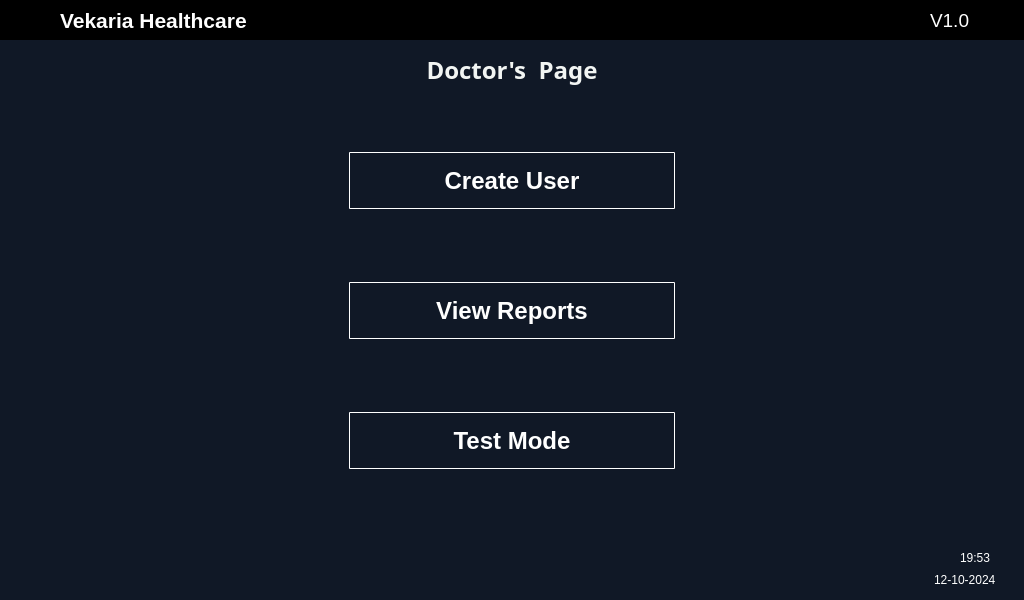
<?xml version="1.0" encoding="UTF-8"?>
<ui version="4.0">
 <class>Form</class>
 <widget class="QWidget" name="Form">
  <property name="geometry">
   <rect>
    <x>0</x>
    <y>0</y>
    <width>1024</width>
    <height>600</height>
   </rect>
  </property>
  <property name="windowTitle">
   <string>Form</string>
  </property>
  <property name="styleSheet">
   <string notr="true">background-color:#101826;</string>
  </property>
  <widget class="QFrame" name="frame">
   <property name="geometry">
    <rect>
     <x>0</x>
     <y>0</y>
     <width>1024</width>
     <height>40</height>
    </rect>
   </property>
   <property name="styleSheet">
    <string notr="true">background-color:black;</string>
   </property>
   <property name="frameShape">
    <enum>QFrame::StyledPanel</enum>
   </property>
   <property name="frameShadow">
    <enum>QFrame::Raised</enum>
   </property>
   <widget class="QLabel" name="label_2">
    <property name="geometry">
     <rect>
      <x>60</x>
      <y>0</y>
      <width>281</width>
      <height>41</height>
     </rect>
    </property>
    <property name="font">
     <font>
      <family>Helvetica Neue</family>
      <pointsize>16</pointsize>
      <weight>75</weight>
      <bold>true</bold>
     </font>
    </property>
    <property name="styleSheet">
     <string notr="true">color:white;</string>
    </property>
    <property name="text">
     <string>Vekaria Healthcare</string>
    </property>
   </widget>
   <widget class="QLabel" name="label_3">
    <property name="geometry">
     <rect>
      <x>930</x>
      <y>0</y>
      <width>71</width>
      <height>41</height>
     </rect>
    </property>
    <property name="font">
     <font>
      <family>Helvetica Neue</family>
      <pointsize>14</pointsize>
      <weight>50</weight>
      <bold>false</bold>
     </font>
    </property>
    <property name="styleSheet">
     <string notr="true">color:white;</string>
    </property>
    <property name="text">
     <string>V1.0</string>
    </property>
   </widget>
   <widget class="QLabel" name="label_9">
    <property name="geometry">
     <rect>
      <x>5</x>
      <y>8</y>
      <width>44</width>
      <height>23</height>
     </rect>
    </property>
    <property name="font">
     <font>
      <family>Times New Roman</family>
      <pointsize>20</pointsize>
      <weight>75</weight>
      <bold>true</bold>
     </font>
    </property>
    <property name="text">
     <string/>
    </property>
    <property name="pixmap">
     <pixmap resource="icons/vekarialogo.qrc">:/newPrefix/Vekaria Healthcare Logo/VHC Logo.png</pixmap>
    </property>
    <property name="scaledContents">
     <bool>true</bool>
    </property>
   </widget>
   <widget class="QLabel" name="wifiIcon">
    <property name="geometry">
     <rect>
      <x>860</x>
      <y>0</y>
      <width>51</width>
      <height>41</height>
     </rect>
    </property>
    <property name="styleSheet">
     <string notr="true">color:white;</string>
    </property>
    <property name="text">
     <string/>
    </property>
    <property name="pixmap">
     <pixmap resource="../Wifi/wifi.qrc">:/wifilogo/wifi.png</pixmap>
    </property>
    <property name="scaledContents">
     <bool>true</bool>
    </property>
   </widget>
   <widget class="QLabel" name="label_10">
    <property name="geometry">
     <rect>
      <x>870</x>
      <y>4</y>
      <width>41</width>
      <height>31</height>
     </rect>
    </property>
    <property name="font">
     <font>
      <family>Times New Roman</family>
      <pointsize>20</pointsize>
      <weight>75</weight>
      <bold>true</bold>
     </font>
    </property>
    <property name="text">
     <string/>
    </property>
    <property name="pixmap">
     <pixmap>icons/logo12.png</pixmap>
    </property>
    <property name="scaledContents">
     <bool>true</bool>
    </property>
   </widget>
  </widget>
  <widget class="QLabel" name="label_4">
   <property name="geometry">
    <rect>
     <x>0</x>
     <y>50</y>
     <width>1024</width>
     <height>40</height>
    </rect>
   </property>
   <property name="font">
    <font>
     <family>Helvetica Rounded</family>
     <pointsize>18</pointsize>
     <weight>75</weight>
     <bold>true</bold>
    </font>
   </property>
   <property name="layoutDirection">
    <enum>Qt::LeftToRight</enum>
   </property>
   <property name="styleSheet">
    <string notr="true">QFrame{
background:none;
color:#f2f5f3;
}</string>
   </property>
   <property name="text">
    <string>Doctor's  Page</string>
   </property>
   <property name="alignment">
    <set>Qt::AlignCenter</set>
   </property>
  </widget>
  <widget class="QLabel" name="label">
   <property name="geometry">
    <rect>
     <x>960</x>
     <y>550</y>
     <width>55</width>
     <height>16</height>
    </rect>
   </property>
   <property name="font">
    <font>
     <family>Helvetica Neue</family>
    </font>
   </property>
   <property name="styleSheet">
    <string notr="true">color:white;</string>
   </property>
   <property name="text">
    <string>19:53</string>
   </property>
  </widget>
  <widget class="QLabel" name="label_5">
   <property name="geometry">
    <rect>
     <x>934</x>
     <y>570</y>
     <width>71</width>
     <height>20</height>
    </rect>
   </property>
   <property name="font">
    <font>
     <family>Helvetica Neue</family>
    </font>
   </property>
   <property name="styleSheet">
    <string notr="true">color:white;</string>
   </property>
   <property name="text">
    <string>12-10-2024</string>
   </property>
  </widget>
  <widget class="QPushButton" name="pushButton">
   <property name="geometry">
    <rect>
     <x>347</x>
     <y>150</y>
     <width>330</width>
     <height>61</height>
    </rect>
   </property>
   <property name="font">
    <font>
     <pointsize>-1</pointsize>
     <weight>75</weight>
     <bold>true</bold>
    </font>
   </property>
   <property name="styleSheet">
    <string notr="true">
    QPushButton {
        background-color: transparent;
        color: white;
        border: 1px solid white;
        padding: 10px 20px;
        font-size: 24px;
        border-radius: 1px;
        font-weight: bold;
        transition: all 0.3s;
        margin: 2px;
        /* Add subtle initial shadow */
        border-bottom: 1px solid white;
        border-right: 1px solid white;
    }
    
    QPushButton:hover {
        background-color: rgba(33, 150, 243, 0.1);
        border: 2px solid #64B5F6;
        color: #64B5F6;
        /* Enhanced hover effect */
        border-bottom: 4px solid #42A5F5;
        border-right: 3px solid #42A5F5;
        margin: 2px;
    }
    
    QPushButton:pressed {
        background-color: rgba(33, 150, 243, 0.2);
        border: 2px solid #1976D2;
        /* Create pressed effect */
        border-bottom: 2px solid #1976D2;
        border-right: 2px solid #1976D2;
        margin-top: 4px;
        margin-left: 2px;
        padding-top: 11px;
        padding-left: 21px;
    }
    
    QPushButton:disabled {
        background-color: transparent;
        color: #B0B0B0;
        border: 2px solid #B0B0B0;
        border-bottom: 4px solid #909090;
        border-right: 3px solid #909090;
    }
</string>
   </property>
   <property name="text">
    <string>Create User</string>
   </property>
  </widget>
  <widget class="QPushButton" name="pushButton_2">
   <property name="geometry">
    <rect>
     <x>347</x>
     <y>280</y>
     <width>330</width>
     <height>61</height>
    </rect>
   </property>
   <property name="font">
    <font>
     <pointsize>-1</pointsize>
     <weight>75</weight>
     <bold>true</bold>
    </font>
   </property>
   <property name="styleSheet">
    <string notr="true">

    QPushButton {
        background-color: transparent;
        color: white;
        border: 1px solid white;
        padding: 10px 20px;
        font-size: 24px;
        border-radius: 1px;
        font-weight: bold;
        transition: all 0.3s;
        margin: 2px;
        /* Add subtle initial shadow */
        border-bottom: 1px solid white;
        border-right: 1px solid white;
    }
    QPushButton:hover {
        background-color: rgba(33, 150, 243, 0.1);
        border: 2px solid #64B5F6;
        color: #64B5F6;
        /* Enhanced hover effect */
        border-bottom: 4px solid #42A5F5;
        border-right: 3px solid #42A5F5;
        margin: 2px;
    }
    
    QPushButton:pressed {
        background-color: rgba(33, 150, 243, 0.2);
        border: 2px solid #1976D2;
        /* Create pressed effect */
        border-bottom: 2px solid #1976D2;
        border-right: 2px solid #1976D2;
        margin-top: 4px;
        margin-left: 2px;
        padding-top: 11px;
        padding-left: 21px;
    }
    
    QPushButton:disabled {
        background-color: transparent;
        color: #B0B0B0;
        border: 2px solid #B0B0B0;
        border-bottom: 4px solid #909090;
        border-right: 3px solid #909090;
    }
</string>
   </property>
   <property name="text">
    <string>View Reports</string>
   </property>
  </widget>
  <widget class="QPushButton" name="pushButton_3">
   <property name="geometry">
    <rect>
     <x>347</x>
     <y>410</y>
     <width>330</width>
     <height>61</height>
    </rect>
   </property>
   <property name="font">
    <font>
     <pointsize>-1</pointsize>
     <weight>75</weight>
     <bold>true</bold>
    </font>
   </property>
   <property name="styleSheet">
    <string notr="true">
    QPushButton {
        background-color: transparent;
        color: white;
        border: 1px solid white;
        padding: 10px 20px;
        font-size: 24px;
        border-radius: 1px;
        font-weight: bold;
        transition: all 0.3s;
        margin: 2px;
        /* Add subtle initial shadow */
        border-bottom: 1px solid white;
        border-right: 1px solid white;
    }
    
    QPushButton:hover {
        background-color: rgba(33, 150, 243, 0.1);
        border: 2px solid #64B5F6;
        color: #64B5F6;
        /* Enhanced hover effect */
        border-bottom: 4px solid #42A5F5;
        border-right: 3px solid #42A5F5;
        margin: 2px;
    }
    
    QPushButton:pressed {
        background-color: rgba(33, 150, 243, 0.2);
        border: 2px solid #1976D2;
        /* Create pressed effect */
        border-bottom: 2px solid #1976D2;
        border-right: 2px solid #1976D2;
        margin-top: 4px;
        margin-left: 2px;
        padding-top: 11px;
        padding-left: 21px;
    }
    
    QPushButton:disabled {
        background-color: transparent;
        color: #B0B0B0;
        border: 2px solid #B0B0B0;
        border-bottom: 4px solid #909090;
        border-right: 3px solid #909090;
    }
</string>
   </property>
   <property name="text">
    <string>Test Mode</string>
   </property>
  </widget>
 </widget>
 <resources>
  <include location="icons/vekarialogo.qrc"/>
  <include location="../Wifi/wifi.qrc"/>
  <include location="C:/Users/veds5/.designer/backup/icons/vekarialogo.qrc"/>
 </resources>
 <connections/>
</ui>
